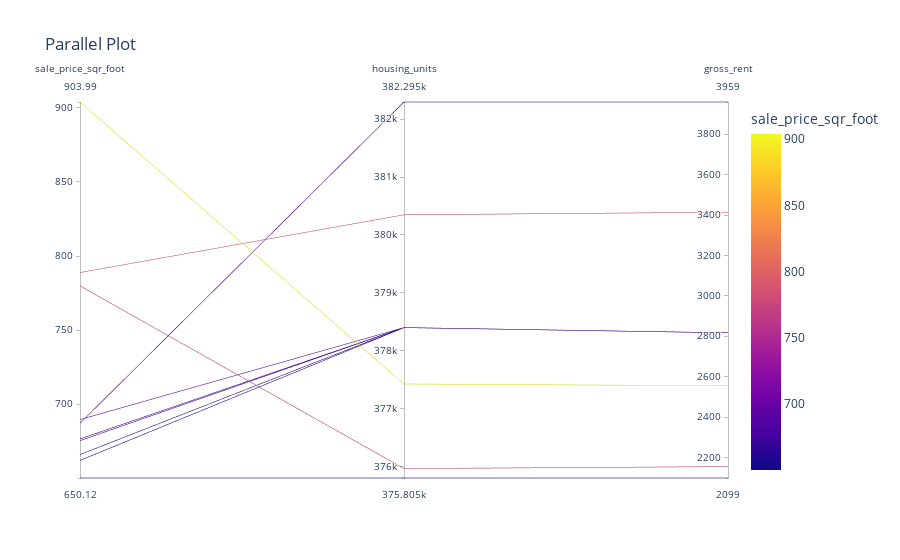

The notebook cell this image was saved under:
### Code cell
# Parallel Coordinates will Plot
parallel_coordinates()

### Figure 1 — Plotly figure (JSON) as saved in the notebook; plotly's stock layout.template omitted (floating-point values rounded to 4 significant figures)
{"data": [{"dimensions": [{"label": "sale_price_sqr_foot", "values": [904.0, 788.8, 779.8, 689.6, 687.1, 676.5, 675.4, 666.0, 662.0, 650.1]}, {"label": "housing_units", "values": [377400.0, 380348, 376000.0, 378401, 382295, 378401, 378401, 378401, 378401, 375805]}, {"label": "gross_rent", "values": [2555.0, 3414, 2155.0, 2817.0, 3959, 2817.0, 2817.0, 2817.0, 2817.0, 2099]}], "domain": {"x": [0, 1], "y": [0, 1]}, "line": {"color": [904.0, 788.8, 779.8, 689.6, 687.1, 676.5, 675.4, 666.0, 662.0, 650.1], "coloraxis": "coloraxis"}, "name": "", "type": "parcoords"}], "layout": {"autosize": true, "coloraxis": {"colorbar": {"title": {"text": "sale_price_sqr_foot"}}, "colorscale": [[0, "#0d0887"], [0.1111, "#46039f"], [0.2222, "#7201a8"], [0.3333, "#9c179e"], [0.4444, "#bd3786"], [0.5556, "#d8576b"], [0.6667, "#ed7953"], [0.7778, "#fb9f3a"], [0.8889, "#fdca26"], [1, "#f0f921"]]}, "legend": {"tracegroupgap": 0}, "title": {"text": "Parallel Plot"}}}
